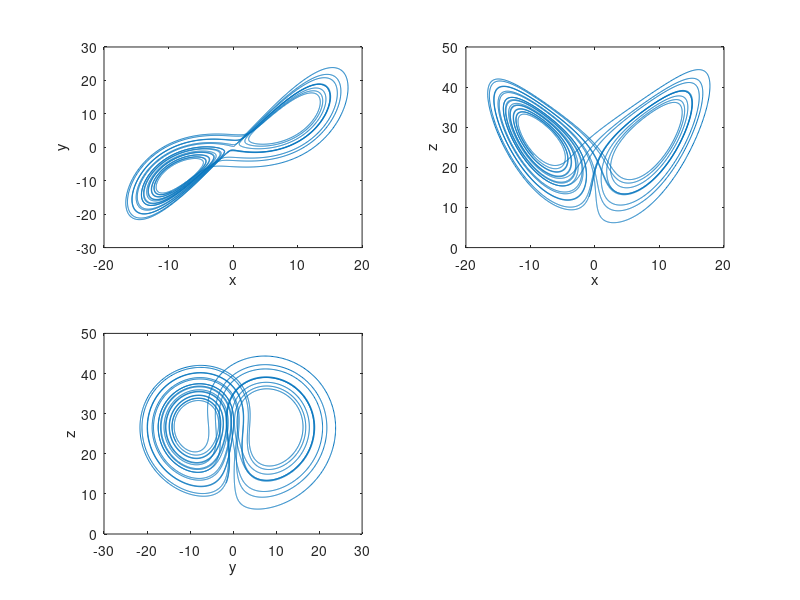
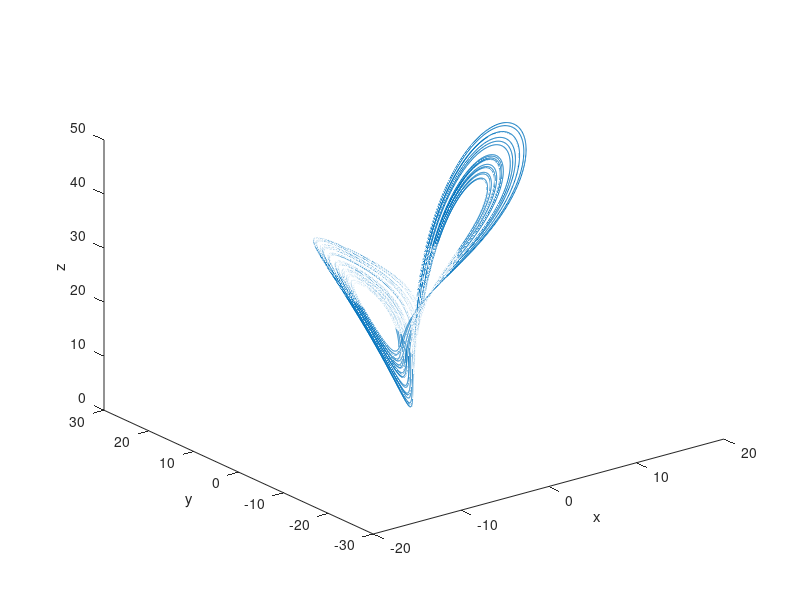

These charts were generated, in order, by the following MATLAB code:
% Matt McDade
% System Simulation
% Homework 7 Part B

N = 40001;
T = 0.001;
tPause = 0.01;
Nstart = floor(N/2);

sigma = 10;
beta = 8/3;
R = 28;

k = 1;
x(k) = 1;
y(k) = 2;
z(k) = 10;
fx(k) = sigma * (y(k) - x(k));
fy(k) = -x(k) * z(k) + R*x(k) - y(k);
fz(k) = x(k) * y(k) - beta*z(k);

x(k+1) = x(k) + T*fx(k);
y(k+1) = y(k) + T*fy(k);
z(k+1) = z(k) + T*fz(k);
fx(k+1) = sigma * (y(k+1) - x(k+1));
fy(k+1) = -x(k+1) * z(k+1) + R*x(k+1) - y(k+1);
fz(k+1) = x(k+1) * y(k+1) - beta*z(k+1);

x(k+2) = x(k+1) + (3/2)*T*fx(k+1) - (1/2)*T*fx(k);
y(k+2) = y(k+1) + (3/2)*T*fy(k+1) - (1/2)*T*fy(k);
z(k+2) = z(k+1) + (3/2)*T*fz(k+1) - (1/2)*T*fz(k);
fx(k+2) = sigma * (y(k+2) - x(k+2));
fy(k+2) = -x(k+2) * z(k+2) + R*x(k+2) - y(k+2);
fz(k+2) = x(k+2) * y(k+2) - beta*z(k+2);

x(k+3) = x(k+2) + (23/12)*T*fx(k+2) - (16/12)*T*fx(k+1) + (5/12)*T*fx(k);
y(k+3) = y(k+2) + (23/12)*T*fy(k+2) - (16/12)*T*fy(k+1) + (5/12)*T*fy(k);
z(k+3) = z(k+2) + (23/12)*T*fz(k+2) - (16/12)*T*fz(k+1) + (5/12)*T*fz(k);

for k = 1:N-4
    fx(k+3) = sigma * (y(k+3) - x(k+3));
    fy(k+3) = -x(k+3) * z(k+3) + R*x(k+3) - y(k+3);
    fz(k+3) = x(k+3) * y(k+3) - beta*z(k+3);
    
    x(k+4) = x(k+3) + (55/24)*T*fx(k+3) - (59/24)*T*fx(k+2) + (37/24)*T*fx(k+1) - (9/24)*T*fx(k);
    y(k+4) = y(k+3) + (55/24)*T*fy(k+3) - (59/24)*T*fy(k+2) + (37/24)*T*fy(k+1) - (9/24)*T*fy(k);
    z(k+4) = z(k+3) + (55/24)*T*fz(k+3) - (59/24)*T*fz(k+2) + (37/24)*T*fz(k+1) - (9/24)*T*fz(k);
end

figure(1)
subplot(221)
plot(x(Nstart:N), y(Nstart:N))
xlabel('x')
ylabel('y')

subplot(222)
plot(x(Nstart:N), z(Nstart:N))
xlabel('x')
ylabel('z')

subplot(223)
plot(y(Nstart:N), z(Nstart:N))
xlabel('y')
ylabel('z')

figure(2)
plot3(x, y, z)
xlabel('x')
ylabel('y')
zlabel('z')
